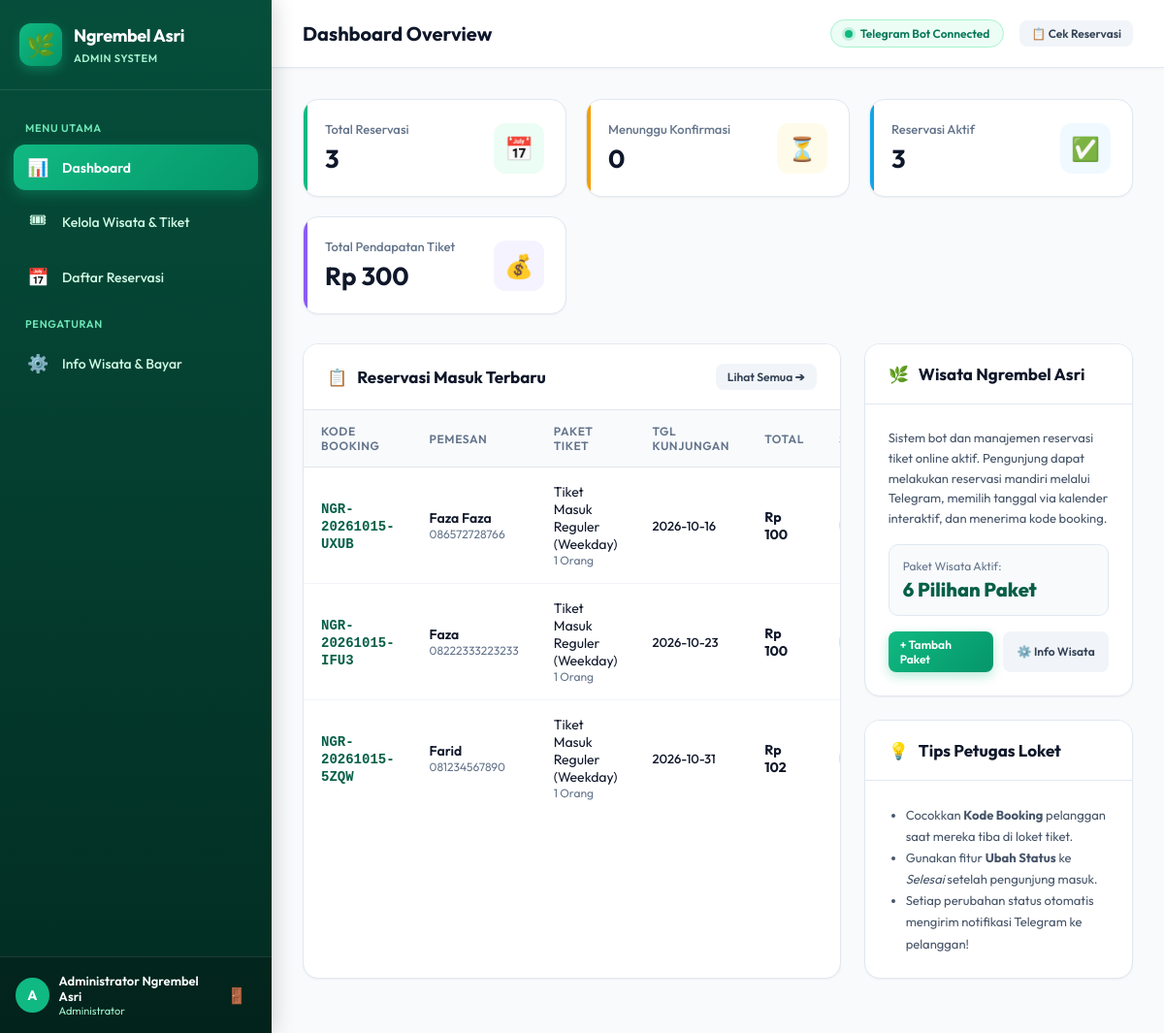
The app's page / (signed in) with its own data.
### tables this page shows
CREATE TABLE reservations (
        id INTEGER PRIMARY KEY AUTOINCREMENT,
        booking_code TEXT UNIQUE NOT NULL,
        user_id INTEGER NOT NULL,
        user_name TEXT NOT NULL,
        user_phone TEXT NOT NULL,
        ticket_id INTEGER NOT NULL,
        visit_date TEXT NOT NULL,
        ticket_qty INTEGER NOT NULL DEFAULT 1,
        total_price INTEGER NOT NULL,
        payment_method TEXT DEFAULT 'Transfer Bank / QRIS',
        payment_proof TEXT,
        status TEXT DEFAULT 'PENDING',
        admin_notes TEXT,
        created_at TIMESTAMP DEFAULT CURRENT_TIMESTAMP,
        updated_at TIMESTAMP DEFAULT CURRENT_TIMESTAMP, casaku_trx_id TEXT, qr_string TEXT, payment_amount INTEGER,
        FOREIGN KEY (ticket_id) REFERENCES wisata(id) ON DELETE CASCADE
    );

CREATE TABLE wisata (
        id INTEGER PRIMARY KEY AUTOINCREMENT,
        name TEXT NOT NULL,
        category TEXT NOT NULL DEFAULT 'Tiket',
        price INTEGER NOT NULL,
        description TEXT,
        image_url TEXT,
        is_active INTEGER NOT NULL DEFAULT 1,
        created_at TIMESTAMP DEFAULT CURRENT_TIMESTAMP
    );

### web_app.py (the view)
@app.get("/", response_class=HTMLResponse)
async def dashboard_page(request: Request):
    if not is_authenticated(request):
        return RedirectResponse(url="/login", status_code=302)
    stats = database.get_dashboard_stats()
    recent_reservations = database.get_reservations()[:8]
    wisata_list = database.get_wisata_list()
    return templates.TemplateResponse(
        request=request,
        name="dashboard.html",
        context={
            "page_title": "Dashboard Overview",
            "stats": stats,
            "recent_reservations": recent_reservations,
            "wisata_count": len(wisata_list),
            "admin_name": request.session.get("admin_name", "Admin")
        }
    )

### templates/dashboard.html (shortened to what this page needs)
{% extends "base.html" %}
{% block content %}
<div class="stats-grid">
  <div class="stat-card primary">
    <div class="stat-content">
      <p>Total Reservasi</p>
      <h3>{{ stats.total_reservations }}</h3>
    </div>
    <div class="stat-icon primary">📅</div>
  </div>
  <div class="stat-card warning">
    <div class="stat-content">
      <p>Menunggu Konfirmasi</p>
      <h3>{{ stats.pending_reservations }}</h3>
    </div>
    <div class="stat-icon warning">⏳</div>
  </div>
  <div class="stat-card info">
    <div class="stat-content">
      <p>Reservasi Aktif</p>
      <h3>{{ stats.confirmed_reservations }}</h3>
    </div>
    <div class="stat-icon info">✅</div>
  </div>
  <div class="stat-card success">
    <div class="stat-content">
      <p>Total Pendapatan Tiket</p>
      <h3>Rp {{ "{:,.0f}".format(stats.total_revenue).replace(",", ".") }}</h3>
    </div>
    <div class="stat-icon success">💰</div>
  </div>
</div>
<div style="display: grid; grid-template-columns: 2fr 1fr; gap: 24px; margin-bottom: 24px;">
  <div class="card" style="margin-bottom: 0;">
    <div class="card-header">
      <h3><span>📋</span> Reservasi Masuk Terbaru</h3>
      <a href="/reservations" class="btn btn-secondary btn-sm">Lihat Semua ➔</a>
    </div>
    <div class="card-body" style="padding: 0;">
      <div class="table-responsive">
        <table class="custom-table">
          <thead>
            <tr>
              <th>Kode Booking</th>
              <th>Pemesan</th>
              <th>Paket Tiket</th>
              <th>Tgl Kunjungan</th>
              <th>Total</th>
              <th>Status</th>
            </tr>
          </thead>
          <tbody>
            {% for r in recent_reservations %}
            <tr>
              <td>
                <span style="font-family: monospace; font-weight: 700; color: #065f46;">{{ r.booking_code }}</span>
              </td>
              <td>
                <div style="font-weight: 600;">{{ r.user_name }}</div>
                <div style="font-size: 12px; color: #64748b;">{{ r.user_phone }}</div>
              </td>
              <td>
                <div>{{ r.ticket_name }}</div>
                <div style="font-size: 12px; color: #64748b;">{{ r.ticket_qty }} Orang</div>
              </td>
              <td>
                <span style="font-size: 13px; font-weight: 500;">{{ r.visit_date }}</span>
              </td>
              <td>
                <span style="font-weight: 700; color: #0f172a;">Rp {{ "{:,.0f}".format(r.payment_amount or r.total_price).replace(",", ".") }}</span>
              </td>
              <td>
              </td>
            </tr>
            {% else %}
            <tr>
              <td colspan="7" style="text-align: center; padding: 40px; color: #94a3b8;">
                Belum ada data reservasi yang masuk. Pemesanan dari bot Telegram akan langsung muncul di sini.
              </td>
            </tr>
            {% endfor %}
          </tbody>
        </table>
      </div>
    </div>
  </div>
  <div style="display: flex; flex-direction: column; gap: 24px;">
    <div class="card" style="margin-bottom: 0;">
      <div class="card-header">
        <h3><span>🌿</span> Wisata Ngrembel Asri</h3>
      </div>
      <div class="card-body">
        <p style="font-size: 13px; color: #475569; line-height: 1.6; margin-bottom: 16px;">
          Sistem bot dan manajemen reservasi tiket online aktif. Pengunjung dapat melakukan reservasi mandiri melalui Telegram, memilih tanggal via kalender interaktif, dan menerima kode booking.
        </p>
        <div style="background: #f8fafc; border-radius: 10px; padding: 14px; border: 1px solid #e2e8f0; margin-bottom: 16px;">
          <div style="font-size: 12px; color: #64748b; margin-bottom: 4px;">Paket Wisata Aktif:</div>
          <div style="font-size: 20px; font-weight: 800; color: #065f46;">{{ wisata_count }} Pilihan Paket</div>
        </div>
        <div style="display: flex; gap: 10px;">
          <a href="/wisata" class="btn btn-primary btn-sm" style="flex: 1;">+ Tambah Paket</a>
          <a href="/settings" class="btn btn-secondary btn-sm" style="flex: 1;">⚙️ Info Wisata</a>
        </div>
      </div>
    </div>
    <div class="card" style="margin-bottom: 0;">
      <div class="card-header">
        <h3><span>💡</span> Tips Petugas Loket</h3>
      </div>
      <div class="card-body">
        <ul style="font-size: 13px; color: #475569; line-height: 1.7; padding-left: 18px;">
          <li>Cocokkan <b>Kode Booking</b> pelanggan saat mereka tiba di loket tiket.</li>
          <li>Gunakan fitur <b>Ubah Status</b> ke <i>Selesai</i> setelah pengunjung masuk.</li>
          <li>Setiap perubahan status otomatis mengirim notifikasi Telegram ke pelanggan!</li>
        </ul>
      </div>
    </div>
  </div>
</div>
{% endblock %}

### templates/base.html (shortened to what this page needs)
<!DOCTYPE html>
<html lang="id">
<head>
  <link rel="stylesheet" href="/static/css/style.css">
</head>
<body>
  <div class="app-container">
    <aside class="sidebar" id="sidebar">
      <div class="sidebar-header">
        <div class="sidebar-logo-icon">🌿</div>
        <div class="sidebar-logo-text">
          <h2>Ngrembel Asri</h2>
          <span>Admin System</span>
        </div>
      </div>
      <nav class="sidebar-menu">
        <span class="menu-category">Menu Utama</span>
        <a href="/" class="nav-link {% if request.url.path == '/' %}active{% endif %}">
          <span class="nav-icon">📊</span>
          <span>Dashboard</span>
        </a>
        <a href="/wisata" class="nav-link {% if request.url.path.startswith('/wisata') %}active{% endif %}">
          <span class="nav-icon">🎟</span>
          <span>Kelola Wisata & Tiket</span>
        </a>
        <a href="/reservations" class="nav-link {% if request.url.path.startswith('/reservations') %}active{% endif %}">
          <span class="nav-icon">📅</span>
          <span>Daftar Reservasi</span>
        </a>
        <span class="menu-category">Pengaturan</span>
        <a href="/settings" class="nav-link {% if request.url.path.startswith('/settings') %}active{% endif %}">
          <span class="nav-icon">⚙️</span>
          <span>Info Wisata & Bayar</span>
        </a>
      </nav>
      <div class="sidebar-footer">
        <div class="user-badge">
          <div class="user-info">
            <div class="user-avatar">A</div>
            <div class="user-details">
              <h4>{{ admin_name }}</h4>
              <p>Administrator</p>
            </div>
          </div>
          <a href="/logout" class="logout-btn" title="Keluar dari Admin">🚪</a>
        </div>
      </div>
    </aside>
    <div class="main-wrapper">
      <header class="topbar">
        <div style="display: flex; align-items: center;">
          <div class="topbar-title">
            <h1>{{ page_title }}</h1>
          </div>
        </div>
        <div class="topbar-right">
          <div class="bot-status-badge">
            <span class="status-dot"></span>
            <span>Telegram Bot Connected</span>
          </div>
          <a href="/reservations" class="btn btn-secondary btn-sm">📋 Cek Reservasi</a>
        </div>
      </header>
      <main class="content-body">
        {% block content %}{% endblock %}
      </main>
    </div>
  </div>
</body>
</html>

### records on screen
reservations: booking_code "NGR-20261015-UXUB", user_name "Faza Faza", user_phone "086572728766", ticket_name "Tiket Masuk Reguler (Weekday)", ticket_qty "1", visit_date "2026-10-16", payment_amount "100"
reservations: booking_code "NGR-20261015-IFU3", user_name "Faza", user_phone "08222333223233", ticket_name "Tiket Masuk Reguler (Weekday)", ticket_qty "1", visit_date "2026-10-23", payment_amount "100"
reservations: booking_code "NGR-20261015-5ZQW", user_name "Farid", user_phone "081234567890", ticket_name "Tiket Masuk Reguler (Weekday)", ticket_qty "1", visit_date "2026-10-31", payment_amount "102"

### other values on screen
{{ admin_name }} "Administrator Ngrembel Asri"
{{ page_title }} "Dashboard Overview"
{{ stats.total_reservations }} "3"
{{ stats.pending_reservations }} "0"
{{ stats.confirmed_reservations }} "3"
{{ "{:,.0f}".format(stats.total_revenue).replace(",", ".") }} "300"
{{ wisata_count }} "6"
